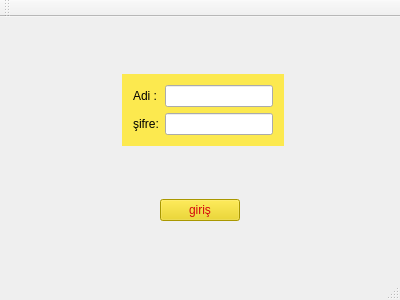
<?xml version="1.0" encoding="UTF-8"?>
<ui version="4.0">
 <class>MainWindow</class>
 <widget class="QMainWindow" name="MainWindow">
  <property name="geometry">
   <rect>
    <x>0</x>
    <y>0</y>
    <width>400</width>
    <height>300</height>
   </rect>
  </property>
  <property name="minimumSize">
   <size>
    <width>400</width>
    <height>300</height>
   </size>
  </property>
  <property name="maximumSize">
   <size>
    <width>1200</width>
    <height>600</height>
   </size>
  </property>
  <property name="windowTitle">
   <string>MainWindow</string>
  </property>
  <property name="styleSheet">
   <string notr="true">background-image: url(:/new/background/background/image_1.jpg);</string>
  </property>
  <widget class="QWidget" name="centralWidget">
   <layout class="QGridLayout" name="gridLayout">
    <item row="0" column="2">
     <spacer name="verticalSpacer">
      <property name="orientation">
       <enum>Qt::Vertical</enum>
      </property>
      <property name="sizeHint" stdset="0">
       <size>
        <width>20</width>
        <height>40</height>
       </size>
      </property>
     </spacer>
    </item>
    <item row="1" column="3">
     <spacer name="horizontalSpacer_2">
      <property name="orientation">
       <enum>Qt::Horizontal</enum>
      </property>
      <property name="sizeHint" stdset="0">
       <size>
        <width>40</width>
        <height>20</height>
       </size>
      </property>
     </spacer>
    </item>
    <item row="1" column="2">
     <layout class="QHBoxLayout" name="horizontalLayout_2">
      <item>
       <widget class="QWidget" name="birlay" native="true">
        <property name="styleSheet">
         <string notr="true">#birlay{
background-color: rgb(252, 233, 79);
}</string>
        </property>
        <layout class="QFormLayout" name="formLayout">
         <item row="1" column="0">
          <widget class="QLabel" name="label">
           <property name="text">
            <string>Adi :</string>
           </property>
          </widget>
         </item>
         <item row="1" column="1">
          <widget class="QLineEdit" name="lineEdit_2"/>
         </item>
         <item row="3" column="0">
          <widget class="QLabel" name="label_2">
           <property name="text">
            <string>şifre:</string>
           </property>
          </widget>
         </item>
         <item row="3" column="1">
          <widget class="QLineEdit" name="lineEdit"/>
         </item>
        </layout>
       </widget>
      </item>
     </layout>
    </item>
    <item row="1" column="0">
     <spacer name="horizontalSpacer">
      <property name="orientation">
       <enum>Qt::Horizontal</enum>
      </property>
      <property name="sizeHint" stdset="0">
       <size>
        <width>40</width>
        <height>20</height>
       </size>
      </property>
     </spacer>
    </item>
    <item row="3" column="2">
     <spacer name="verticalSpacer_3">
      <property name="orientation">
       <enum>Qt::Vertical</enum>
      </property>
      <property name="sizeHint" stdset="0">
       <size>
        <width>20</width>
        <height>40</height>
       </size>
      </property>
     </spacer>
    </item>
    <item row="5" column="0" colspan="4">
     <layout class="QHBoxLayout" name="horizontalLayout_4">
      <property name="sizeConstraint">
       <enum>QLayout::SetMaximumSize</enum>
      </property>
      <item>
       <spacer name="horizontalSpacer_3">
        <property name="orientation">
         <enum>Qt::Horizontal</enum>
        </property>
        <property name="sizeHint" stdset="0">
         <size>
          <width>40</width>
          <height>20</height>
         </size>
        </property>
       </spacer>
      </item>
      <item>
       <widget class="QPushButton" name="pushButton">
        <property name="styleSheet">
         <string notr="true">color:rgb(212,10,12);
font: 75 15pt &quot;Noto Sans&quot;;
background-color: rgb(237, 212, 0);</string>
        </property>
        <property name="text">
         <string>giriş</string>
        </property>
       </widget>
      </item>
      <item>
       <spacer name="horizontalSpacer_4">
        <property name="orientation">
         <enum>Qt::Horizontal</enum>
        </property>
        <property name="sizeHint" stdset="0">
         <size>
          <width>40</width>
          <height>20</height>
         </size>
        </property>
       </spacer>
      </item>
     </layout>
    </item>
    <item row="6" column="2">
     <spacer name="verticalSpacer_2">
      <property name="orientation">
       <enum>Qt::Vertical</enum>
      </property>
      <property name="sizeHint" stdset="0">
       <size>
        <width>20</width>
        <height>40</height>
       </size>
      </property>
     </spacer>
    </item>
   </layout>
  </widget>
  <widget class="QMenuBar" name="menuBar">
   <property name="geometry">
    <rect>
     <x>0</x>
     <y>0</y>
     <width>400</width>
     <height>22</height>
    </rect>
   </property>
  </widget>
  <widget class="QToolBar" name="mainToolBar">
   <attribute name="toolBarArea">
    <enum>TopToolBarArea</enum>
   </attribute>
   <attribute name="toolBarBreak">
    <bool>false</bool>
   </attribute>
  </widget>
  <widget class="QStatusBar" name="statusBar"/>
 </widget>
 <layoutdefault spacing="6" margin="11"/>
 <resources/>
 <connections/>
</ui>
